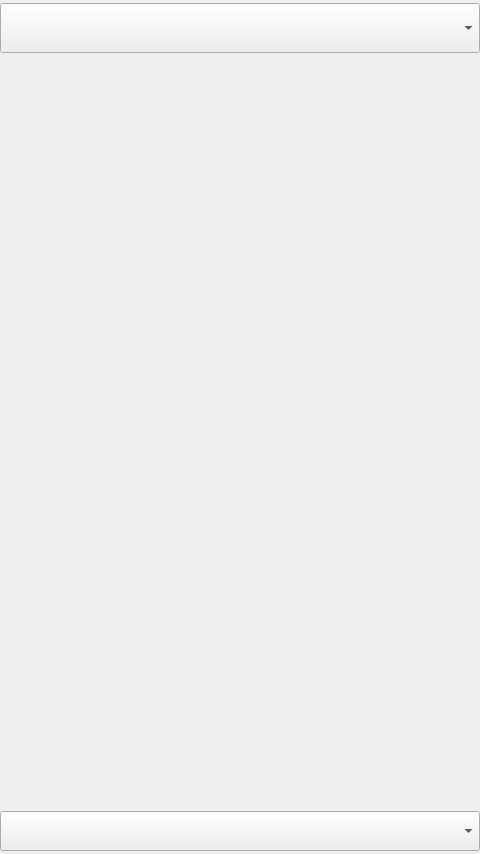
<?xml version="1.0" encoding="UTF-8"?>
<ui version="4.0">
 <class>MainWindow</class>
 <widget class="QMainWindow" name="MainWindow">
  <property name="geometry">
   <rect>
    <x>0</x>
    <y>0</y>
    <width>480</width>
    <height>854</height>
   </rect>
  </property>
  <property name="windowTitle">
   <string>Smart-M</string>
  </property>
  <property name="windowIcon">
   <iconset resource="resources.qrc">
    <normaloff>:/Images/Resources/mushroom-01.png</normaloff>:/Images/Resources/mushroom-01.png</iconset>
  </property>
  <widget class="QWidget" name="mainWidget">
   <property name="minimumSize">
    <size>
     <width>480</width>
     <height>854</height>
    </size>
   </property>
   <property name="autoFillBackground">
    <bool>false</bool>
   </property>
   <layout class="QVBoxLayout" name="verticalLayout_2">
    <property name="leftMargin">
     <number>0</number>
    </property>
    <property name="topMargin">
     <number>3</number>
    </property>
    <property name="rightMargin">
     <number>0</number>
    </property>
    <property name="bottomMargin">
     <number>3</number>
    </property>
    <item>
     <widget class="QComboBox" name="devicesBox">
      <property name="enabled">
       <bool>true</bool>
      </property>
      <property name="minimumSize">
       <size>
        <width>0</width>
        <height>50</height>
       </size>
      </property>
      <property name="iconSize">
       <size>
        <width>40</width>
        <height>40</height>
       </size>
      </property>
     </widget>
    </item>
    <item>
     <widget class="QWidget" name="iot_1" native="true">
      <property name="minimumSize">
       <size>
        <width>480</width>
        <height>672</height>
       </size>
      </property>
     </widget>
    </item>
    <item>
     <widget class="QComboBox" name="hostBox">
      <property name="minimumSize">
       <size>
        <width>0</width>
        <height>40</height>
       </size>
      </property>
     </widget>
    </item>
   </layout>
  </widget>
 </widget>
 <resources>
  <include location="resources.qrc"/>
 </resources>
 <connections/>
</ui>
